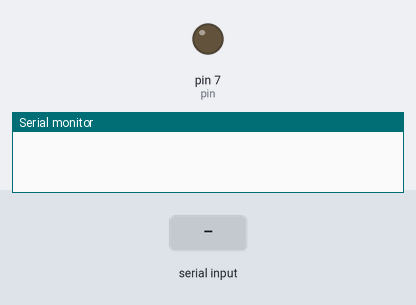
A sketch run on a simulated Arduino Uno, built with avr-gcc and run on an emulated ATmega328P. Parts: output pins drawn as LEDs (lit = HIGH), the last lines printed to the serial monitor. Inputs (shaded band) come from the test bench.

Above: at 1.2 s.
1.3 s: "3" received over Serial
At 2.8 s:
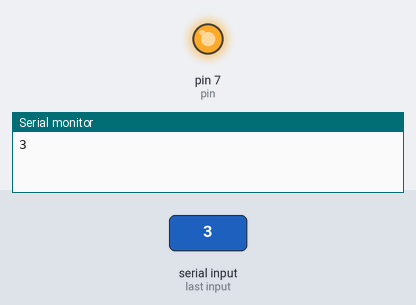
3.8 s: "1" received over Serial
At 5.8 s:
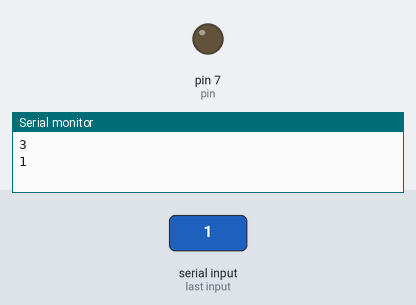
6.2 s: "7" received over Serial
At 7.7 s:
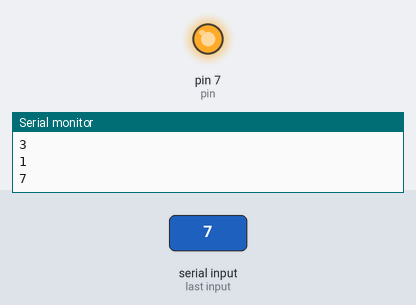
Timing chart, 0 to 9.2 s (numbered marks = the images above; inputs shaded):
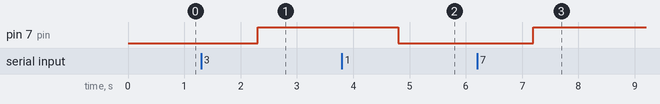

Measured:
- after the input at 1.3 s, pin 7 (pin): LOW → HIGH after 1.0 s
- after the input at 3.8 s, pin 7 (pin): HIGH → LOW after 1.0 s
- after the input at 6.2 s, pin 7 (pin): LOW → HIGH after 1.0 s

The sketch:

textToOut.ino
```cpp
int pin = 7;
void setup() {
  Serial.begin(115200);
  pinMode(pin, OUTPUT);
  digitalWrite(pin, LOW);
}

void loop() {
  if (Serial.available()) {
    String input_data = Serial.readString();

   Serial.println(input_data);
    bool on = false;

    if (input_data == "3" || input_data == "7") {
      on = true;
    }

    if (on) {
      digitalWrite(pin, HIGH);
    } else {
      digitalWrite(pin, LOW);
    }
  }
}
```
